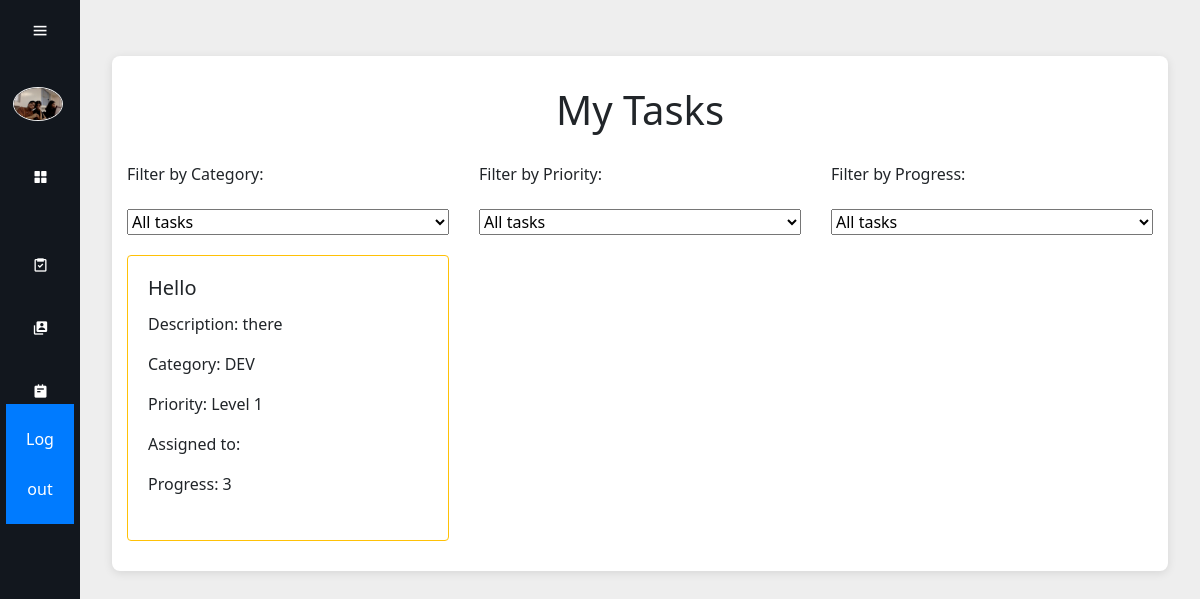
Page /mis-tareas/ (signed in) on the committed database.
### tasks/models.py (models this page shows, shortened)
class Tasks(models.Model):
    class Urgency (models.IntegerChoices):
        LV1 = 1, "Level 1"
        LV2 = 2, "Level 2"
        LV3 = 3, "Level 3"
        LV4 = 4, "Level 4"
        LV5 = 5, "Level 5"
    class Completion (models.IntegerChoices):
        Completed = 1, "Completed"
        Incomplete = 2, "Incomplete"
        NotStarted = 3, "Not started"
    Categories = {
        ("TECH", "Technological"),
        ("ADMIN", "Administrative"),
        ("DEV", "Development"),
        ("TEAM", "WorkMate Internal"),
        ("OTHER", "Other")
    }
    title = models.TextField(max_length = 300, blank=False)
    description = models.TextField(max_length = 600, blank=False)
    datelimit = models.DateTimeField()
    category = models.CharField(max_length = 20,choices=Categories)
    priority = models.IntegerField(default=Urgency.LV1, choices=Urgency, blank=False)
    notes = models.TextField(max_length = 300, blank=True)
    user = models.ForeignKey(workmateUser, on_delete=models.CASCADE)
    progress = models.IntegerField(default=Completion.NotStarted, choices=Completion, blank=False)

### base/views.py (the view)
# urls.py: path("mis-tareas/", views.mis_tareas, name="mis-tareas"),
@login_required
def mis_tareas(request):
    filter_category = request.GET.get('category', '')
    filter_priority = request.GET.get('priority', '')
    filter_progress = request.GET.get('progress', '')
    categories = [choice[0] for choice in Tasks.Categories]
    priorities = Tasks.Urgency.choices
    progressing = Tasks.Completion.choices
    mytasks = Tasks.objects.filter(user=request.user)
    if filter_category and filter_category != '':
        mytasks = mytasks.filter(category=filter_category)
    if filter_priority and filter_priority != '':
        mytasks = mytasks.filter(priority=filter_priority)
    if filter_progress and filter_progress != '':
        mytasks = mytasks.filter(progress=filter_progress)
    return render(request, "mis-tareas.html", {
        'mytasks': mytasks,
        'categories': categories,
        'priorities': priorities,
        'progressing': progressing,
        'filter_category': filter_category,
        'filter_priority': filter_priority,
        'filter_progress': filter_progress
    })

### base/templates/mis-tareas.html (shortened to what this page needs)
{% load static %}
<html lang="en">
<head>
  <link rel="stylesheet" href="{% static 'css/dashboard.css' %}">
  <link href="https://unpkg.com/boxicons@2.1.4/css/boxicons.min.css" rel="stylesheet">
  <link href="https://stackpath.bootstrapcdn.com/bootstrap/4.5.2/css/bootstrap.min.css" rel="stylesheet">
</head>
<body>
  <div class="sidebar">
    <div class="top">
      <i class="bx bx-menu" id="btn"></i>
    </div>
    <div class="user">
      <img src="{% static "user-img.jpg" %}" alt="me" class="user-img">
      <div>
      </div>
    </div>
    <ul>
      <li>
        <a href="/">
          <i class="bx bxs-grid-alt"></i>
        </a>
      </li>
      {% if perms.tasks.view_task %}
      <li>
        <a href="/gestion-tareas/">
          <i class="bx bx-task"></i>
        </a>
      </li>
      {% endif %}
      {% if perms.user.edit_user %}
      <li>
        <a href="/gestion-usuarios/">
          <i class="bx bxs-user-account"></i>
        </a>
      </li>
      {% endif %}
      <li>
        <a href="/mis-tareas/">
          <i class="bx bxs-notepad"></i>
        </a>
      </li>
      <li>
        <form method="POST" action="{% url 'base:logout' %}" class="logout-form">
          <button type="submit" aria-label="Logout">Log out</button>
        </form>
      </li>
    </ul>
  </div>
  <div class="main-content">
    <div class="container mt-4">
        <h1>My Tasks</h1>
        <div class="row">
          <form method="get" class="col-md-4">
            <label for="category" class="form-label">Filter by Category:</label>
            <select id="category" name="category" class="form-select" onchange="this.form.submit()">
                <option value="" {% if not filter_category %}selected{% endif %}>All tasks</option>
            </select>
          </form>
          <form method="get" class="col-md-4">
              <label for="priority" class="form-label">Filter by Priority:</label>
              <select id="priority" name="priority" class="form-select" onchange="this.form.submit()">
                  <option value="" {% if not filter_priority %}selected{% endif %}>All tasks</option>
              </select>
          </form>
           <form method="get" class="col-md-4">
              <label for="progress" class="form-label">Filter by Progress:</label>
              <select id="progress" name="progress" class="form-select" onchange="this.form.submit()">
                  <option value="" {% if not filter_progress %}selected{% endif %}>All tasks</option>
              </select>
          </form>
        </div>
        <div class="row">
            {% for mytask in mytasks %}
                <div class="col-md-4 mb-4">
                    <div class="card border-warning h-100">
                        <div class="card-body">
                            <h5 class="card-title">{{ mytask.title }}</h5>
                            <p class="card-text">Description: {{ mytask.description }}</p>
                            <p class="card-text">Category: {{ mytask.category }}</p>
                            <p class="card-text">Priority: Level {{ mytask.priority }}</p>
                            <p class="card-text">Assigned to: {{ mytask.user.first_name }} {{ mytask.user.last_name }}</p>
                            <p class="card-text">Progress: {{ mytask.progress }}</p>
                        </div>
                    </div>
                </div>
            {% empty %}
                <div class="col-12">
                    <p>No tasks assigned at the moment.</p>
                </div>
            {% endfor %}
        </div>
    </div>
</div>
</body>
</html>

### base/static/css/dashboard.css (style rules this page uses)
* { margin: 0; padding: 0; box-sizing: border-box; font-family: 'Segoe UI', Tahoma, Geneva, Verdana, sans-serif; }
.user-img { width: 50px; border-radius: 100%; border: 1px solid #eee; }
.sidebar { position: absolute; top: 0; left: 0; height: 100vh; width: 80px; background-color: #12171e; padding: 0.4rem 0.8rem; transition: all 0.5s ease; }
.sidebar #btn { position: absolute; color: #fff; top: .4rem; left: 50%; font-size: 1.2rem; line-height: 50px; transform: translateX(-50%); cursor: pointer; }
.user { display: flex; align-items: center; margin: 1rem 0; }
.sidebar ul li { position: relative; list-style-type: none; height: 50px; width: 90%; margin: 0.8rem auto; line-height: 50px; }
.sidebar ul li a { color: #fff; display: flex; align-items: center; text-decoration: none; border-radius: 0.8rem; }
.sidebar ul li a i { min-width: 50px; text-align: center; height: 50px; border-radius: 12px; line-height: 50px; }
.main-content { position: relative; background-color: #eee; min-height: 100vh; top: 0; left: 80px; transition: all 0.5s ease; width: calc(100% - 80px); padding: 2rem; display: flex; justify-content: center; align-items: flex-start; }
.container { display: grid; gap: 20px; /grid-template-columns: repeat(auto-fill, minmax(300px, 1fr)); / Responsive two-column layout */ max-width: 1200px; width: 200%; background-color: #fff; padding: 30px; border-radius: 8px; box-shadow: 0 2px 10px rgba(0, 0, 0, 0.1); }
h1 { grid-column: 1 / -1; font-size: 1.8rem; margin-bottom: 20px; text-align: center; }
form { grid-column: 1 / -1; display: flex; flex-direction: column; gap: 15px; }
button { align-self: center; padding: 10px 20px; background-color: #007bff; color: #fff; border: none; border-radius: 4px; cursor: pointer; }
a { text-align: center; color: #007bff; text-decoration: none; font-weight: 500; }

### rows in the picture
Tasks: title "Hello", description "there", category "DEV", priority "1", progress "3"
